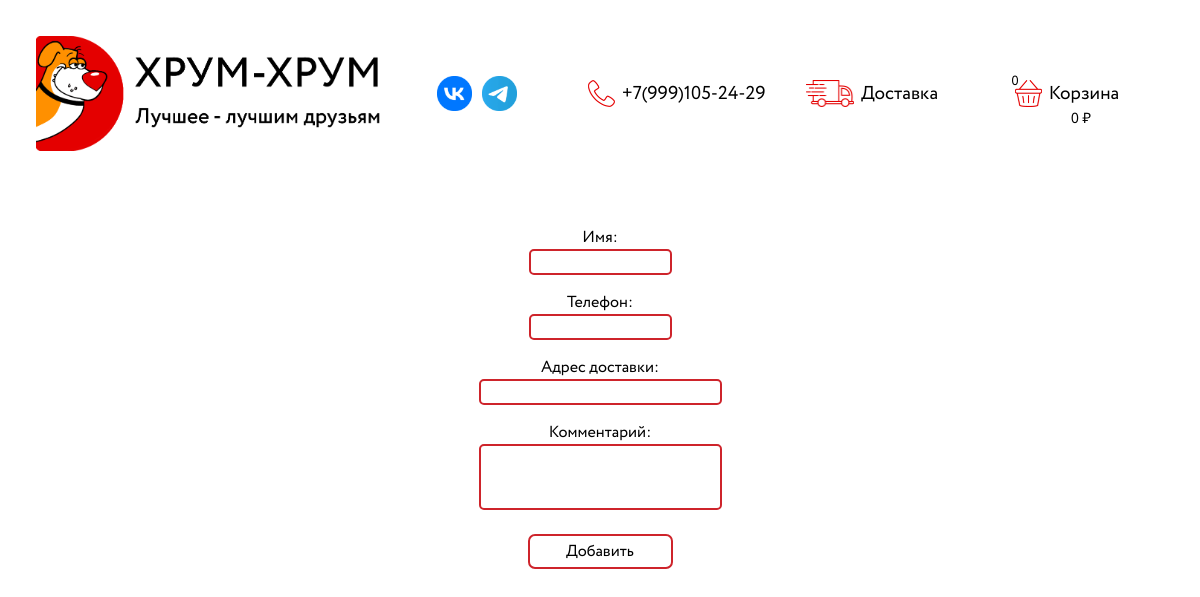
Before: /cart/order/ with the older database file.
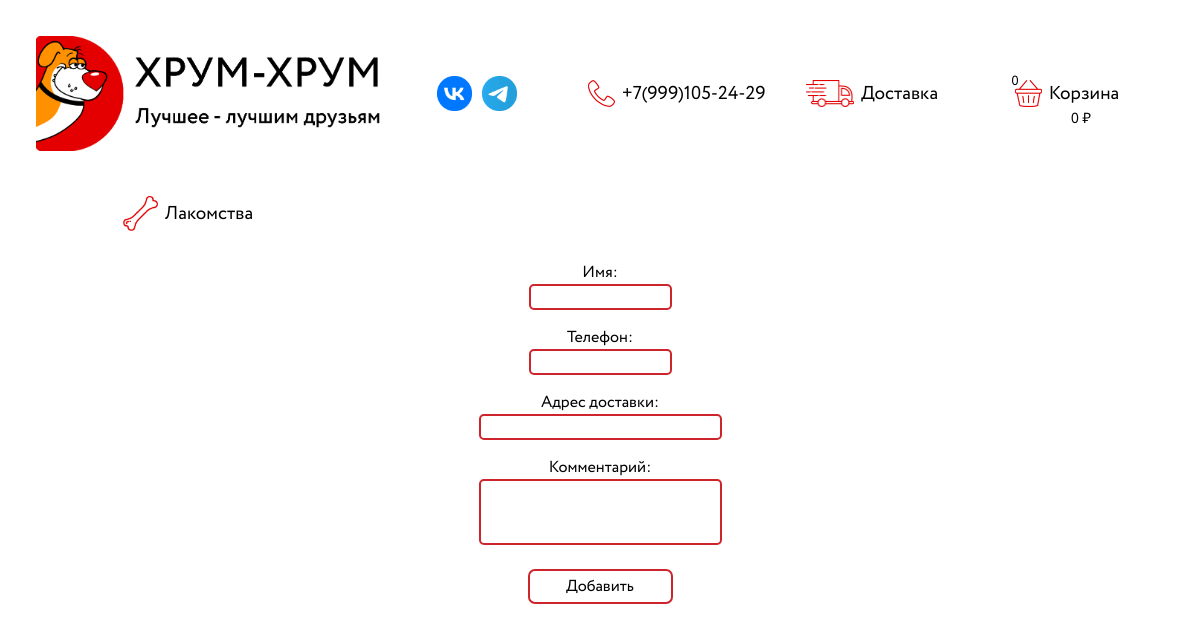
After: the same page with the newer database file.
### catalog/models.py (models this page shows, shortened)
class Category(models.Model):
    name = models.CharField(max_length=25, verbose_name='Наименование')
    slug = models.SlugField(max_length=25, unique=True, db_index=True, verbose_name='URL')
    def get_absolute_url(self):
        return reverse('category', kwargs={'slug': self.slug})
    class Meta:
        verbose_name = 'Категоря'
        verbose_name_plural = 'Категории'
        ordering = ('id',)
        index_together = (('id', 'slug'),)

### cart/views.py (the view, shortened to what this page needs)
# urls.py: path('order/', OrderAdd.as_view(), name='order_add'),
class OrderAdd(DataMixin, CreateView):
    form_class = OrderAddForm
    model = Order
    template_name = 'cart/order.html'
    success_url = 'order_accepted'
    def get_context_data(self, *, objects_list=None, **kwargs):
        context = super().get_context_data(**kwargs)
        context['name'] = 'Оформление заказа'
        c_def = self.get_user_context()
        return dict(list(context.items()) + list(c_def.items()))

### cart/forms.py
class OrderAddForm(forms.ModelForm):
    class Meta:
        model = Order
        fields = ['id', 'name', 'phone', 'address', 'comments']

### catalog/utils.py (called while the page is built)
    def get_cart_session(self):
        return {int(k[5:]): int(v) for k, v in self.request.session.items() if 'cart' in k}

    def get_dynamic_data(self):
        cart_id = []
        cart_price = []
        for k, v in self.get_cart_session().items():
                cart_id.append(str(k))
                cart_price.append(str(v*Product.objects.get(pk=k).price))
        return {'cart_id': ' '.join(cart_id),
                'cart_price': ' '.join(cart_price),
                'cart_total_price': sum([float(i) for i in cart_price]),
                }

    def get_user_context(self, **kwargs):
        dynamic_data = self.get_dynamic_data()
        context = kwargs
        context['toolbar'] = toolbar
        context['cats'] = Category.objects.all()
        context['cart_id'] = dynamic_data['cart_id']
        context['cart_price'] = dynamic_data['cart_price']
        context['cart_total_price'] = dynamic_data['cart_total_price']
        return context

### cart/templates/cart/order.html (shortened to what this page needs)
{% extends 'catalog/base.html' %}
{% block content %}
<form action="{% url 'order_add' %}" method="post" enctype="multipart/form-data">
<div class="client_data">
{% for f in form %}
<p class="client_data_forms"><label class="form_label" for="{{ f.id_for_label }}">{{f.label}}: </label>{{ f }}</p>
{% endfor %}
    <button class="bt_accept" type="submit">Добавить</button>
</div>
</form>
{% endblock %}

### catalog/templates/catalog/base.html (shortened to what this page needs)
{% load static %}
<!DOCTYPE html>
<html>
<head>
	<link rel="stylesheet" href="{% static 'catalog/css/styles_desktop.css' %}">
	<link rel="stylesheet" href="{% static 'catalog/css/styles_mobile.css' %}">
	<link rel="stylesheet" href="{% static 'catalog/css/btn.css' %}">
</head>
<body>
{% block apptoolbar %}
<div class = "container menu">
	<div class="container top-container">
		<div>
		<a class="logo" href="{{ cats.0.get_absolute_url }}"> <img class="logo_img" src="../../static/catalog/images/logo.png" alt=""> </a>
		</div>
		<div class="toolbar_social">
			<a class="social" href="#">
				<img class="logo_vk" src="../../static/catalog/images/vk.png" alt="">
			</a>
			<a class="social" href="#">
				<img class="logo_telegram" src="../../static/catalog/images/telegram.png" alt="">
			</a>
			<a class="social" href="#">
				<img class="logo_whatsapp" src="../../static/catalog/images/whatsapp.png" alt="">
			</a>
		</div>
		<a class="phone" href="tel:+79991052429">
			<img class="logo_phone" src="../../static/catalog/images/phone.png" alt="">
			<span class="text_phone">+7(999)105-24-29</span>
		</a>
    {% for i in toolbar %}
    	{% if i.url_name == 'cart' %}
		<a class="toolbar" id="{{ i.url_name }}" href="{% url i.url_name %}">
			<img class="logo_{{ i.url_name }}" src="{{ i.src }}" alt="">
			<span class="text_{{ i.url_name }}">{{i.name}}</span>
			<span class="total_quantity"> </span>
			<span class="total_price"> {{ cart_total_price }} ₽ </span>
		</a>
		{% else %}
		<a class="toolbar" id="{{ i.url_name }}" href="{% url i.url_name %}">
			<img class="logo_{{ i.url_name }}" src="{{ i.src }}" alt="">
			<span class="text_{{ i.url_name }}">{{i.name}}</span>
		</a>
		{% endif %}
    {% endfor %}
	</div>
{% endblock apptoolbar %}
<div class="cats_bar">
	{% for i in cats %}
	<a class="cat_bar" href="{{ i.get_absolute_url }}">
		<img class="logo_{{ i.slug }}" src="../../static/catalog/images/{{ i.slug }}.png" alt="">
		<span class="text_{{ i.slug }}">{{i.name}}</span>
	</a>
	{% endfor %}
</div>
</div>
{% block content %}
{% endblock %}
</body>
</html>

Changed rows visible on the page:
added Category: slug (picture), name "Лакомства"
